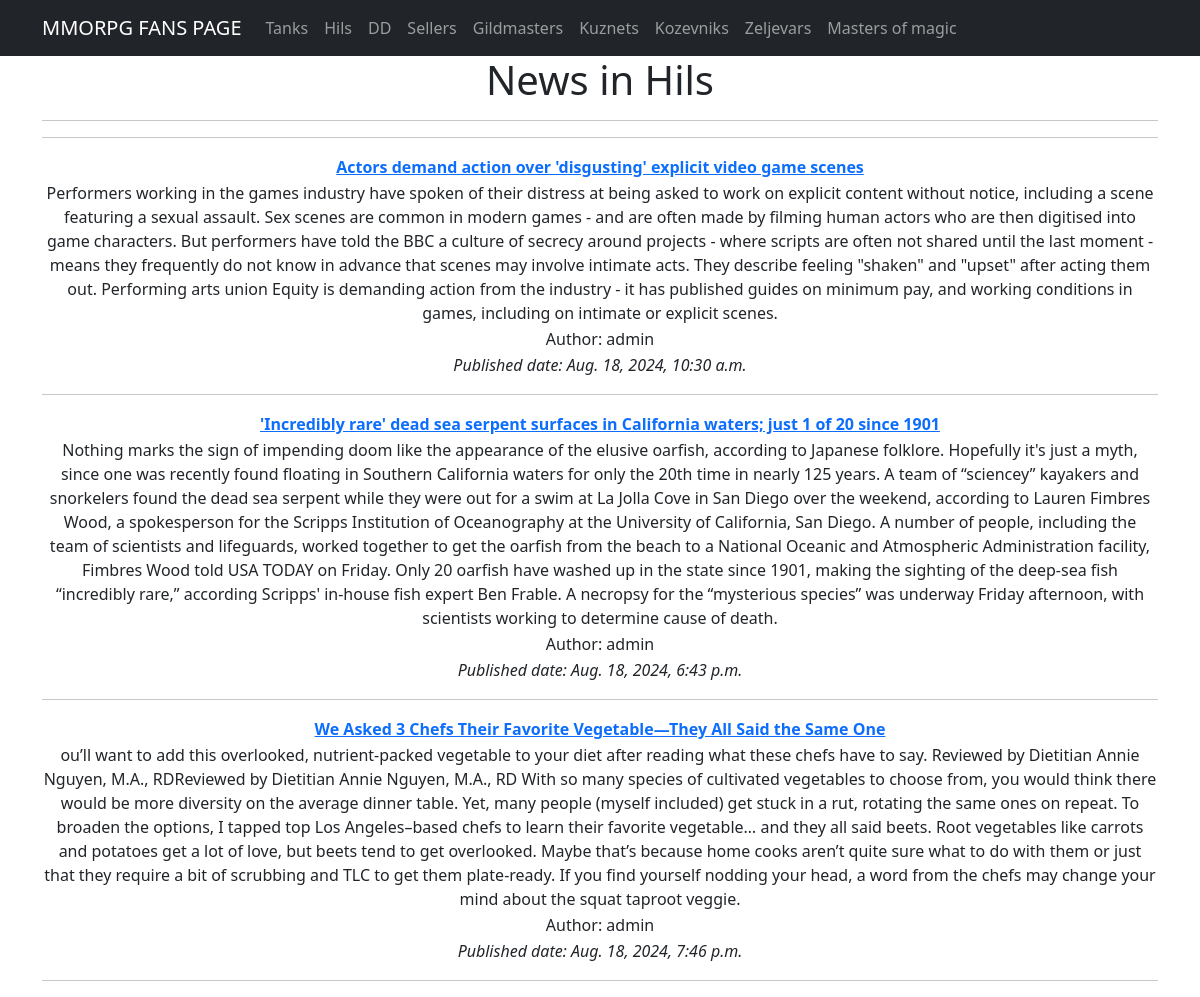
The page /posts/Hils/ on the database its author committed.
### app/models.py (models this page shows, shortened)
class Category(models.Model):
    name = models.CharField(max_length=100, unique=True)
    class Meta:
        verbose_name_plural = ('Categories')

class Post(models.Model):
    name = models.CharField(max_length=150, unique=True)
    description = models.TextField()
    published_date = models.DateTimeField(default=timezone.now)
    author = models.ForeignKey(User, on_delete=models.CASCADE, related_name='posts')
    categories = models.ManyToManyField(Category, related_name='posts')

### app/views.py (the view)
# urls.py: path('<str:category_name>/', PostByCategory.as_view(), name='posts_by_category'),
class PostByCategory(ListView):
    template_name = 'post_by_category.html'
    context_object_name = 'post_by_category'
    def get_queryset(self):
        category_name = self.kwargs['category_name']
        self.category = get_object_or_404(Category, name__iexact=category_name)
        return Post.objects.filter(categories=self.category)
    def get_context_data(self, **kwargs):
        context = super().get_context_data(**kwargs)
        context['category'] = self.category
        return context

### templates/post_by_category.html (shortened to what this page needs)
{% extends 'flatpages/default.html' %}
{% block content %}
<h1>News in {{ category.name }}</h1>
<hr>
    {% for post in post_by_category %}
<table>
    <tr>
        <td><strong><a href="{% url 'post_detail' post.pk %}">{{ post.name }}</a></strong></td>
    </tr>
    <tr>
        <td>{{ post.description }}</td>
    </tr>
    <tr>
        <td>Author: {{ post.author }}</td>
    </tr>
    <tr>
        <td><i>Published date: {{ post.published_date }}</i></td>
    </tr>
<hr>
</table>
    {% endfor %}
<hr>
{% endblock content %}

### rows shown on the page
Category: name "Hils"
Post: name "Actors demand action over 'disgusting' explicit video game scenes", description "Performers working in the games industry have spoken of their distress at being asked to work on explicit content without notice, including a scene featuring a sexual assault. Sex scenes are common in modern games - and are often made by filming human actors who are then digitised into game characters. But performers have told the BBC a culture of secrecy around projects - where scripts are often not shared until the last moment - means they frequently do not know in advance that scenes may involve intimate acts. They describe feeling \"shaken\" and \"upset\" after acting them out. Performing arts union Equity is demanding action from the industry - it has published guides on minimum pay, and…", author "admin", published_date "Aug. 18, 2024, 10:30 a.m."
Post: name "'Incredibly rare' dead sea serpent surfaces in California waters; just 1 of 20 since 1901", description "Nothing marks the sign of impending doom like the appearance of the elusive oarfish, according to Japanese folklore. Hopefully it's just a myth, since one was recently found floating in Southern California waters for only the 20th time in nearly 125 years. A team of “sciencey” kayakers and snorkelers found the dead sea serpent while they were out for a swim at La Jolla Cove in San Diego over the weekend, according to Lauren Fimbres Wood, a spokesperson for the Scripps Institution of Oceanography at the University of California, San Diego. A number of people, including the team of scientists and lifeguards, worked together to get the oarfish from the beach to a National Oceanic and…", author "admin", published_date "Aug. 18, 2024, 6:43 p.m."
Post: name "We Asked 3 Chefs Their Favorite Vegetable—They All Said the Same One", description "ou’ll want to add this overlooked, nutrient-packed vegetable to your diet after reading what these chefs have to say. Reviewed by Dietitian Annie Nguyen, M.A., RDReviewed by Dietitian Annie Nguyen, M.A., RD With so many species of cultivated vegetables to choose from, you would think there would be more diversity on the average dinner table. Yet, many people (myself included) get stuck in a rut, rotating the same ones on repeat. To broaden the options, I tapped top Los Angeles–based chefs to learn their favorite vegetable… and they all said beets. Root vegetables like carrots and potatoes get a lot of love, but beets tend to get overlooked. Maybe that’s because home cooks aren’t quite sure…", author "admin", published_date "Aug. 18, 2024, 7:46 p.m."
